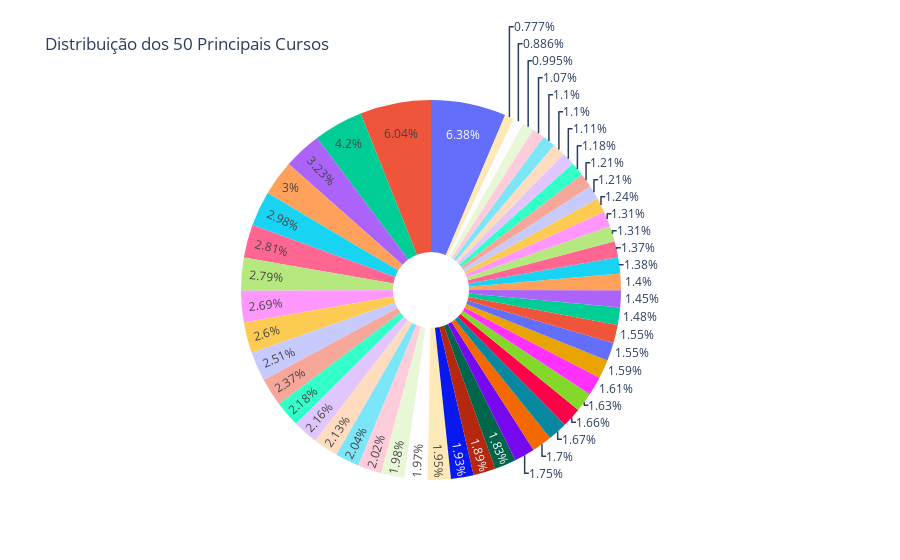

The cell this chart's notebook holds for it:
### Markdown cell above
*4% informática para internet,
1.78% Informática.
Aproximadamente 6% dos 40 principais cursos técnicos do ensino médio, somente no sexo masculino, são da área de informática*

### Code cell
# Filtrar os dados
filtered_data = dataset[dataset['Sexo'].isin(['M', 'F'])]

# Contar a quantidade de alunos por curso
course_counts = filtered_data['Curso'].value_counts()

# Selecionar os 40 primeiros cursos
top_50_courses = course_counts.head(50)

# Criar o gráfico de pizza
fig = px.pie(top_50_courses, values=top_50_courses.values, names=top_50_courses.index, title='Distribuição dos 50 Principais Cursos', hole=0.2)
fig.update_layout(showlegend=False)
fig.show()

### Figure 1 — Plotly figure (JSON) as saved in the notebook; plotly's stock layout.template omitted (floating-point values rounded to 4 significant figures)
{"data": [{"domain": {"x": [0, 1], "y": [0, 1]}, "hole": 0.2, "hovertemplate": "Curso=%{label}<br>value=%{value}<extra></extra>", "labels": ["Técnico em Mecânica", "Técnico em Administração Integrado ao Ensino Médio", "Técnico em Agropecuária Integrado ao Ensino Médio", "Técnico em Eletrotécnica", "Técnico em Administração Integrado", "Técnico em Agropecuária Integrado - Alegre", "Técnico em Química Integrado ao Ensino Médio", "TÉCNICO EM AGROPECUÁRIA", "Técnico em Química", "Técnico em Meio Ambiente Integrado ao Ensino Médio", "Técnico em Informática para Internet Integrado ao Ensino Médio", "Técnico em Administração", "Técnico em Mecânica Integrado ao Ensino Médio", "Curso Técnico em Administração EaD em Rede", "Técnico em Mecânica Integrado", "Técnico em Eletrotécnica Integrado ao Ensino Médio", "TÉCNICO EM AQUICULTURA INTEGRADO", "Técnico em Logística", "TÉCNICO EM PESCA INTEGRADO", "Técnico em Edificações Integrado ao Ensino Médio", "Técnico em Eletrotécnica Integrado", "Técnico em Guia de Turismo Integrado ao Ensino Médio", "Técnico em Agroindústria Integrado", "Técnico Integrado ao Ensino Médio em Logística", "Técnico em Segurança do Trabalho", "Técnico em Automação Industrial Integrado ao Ensino Médio", "Técnico em Metalurgia Integrado ao Ensino Médio", "Técnico em Edificações", "Técnico em Segurança do Trabalho Integrado ao Ensino Médio", "Técnico em Metalurgia", "Técnico  Mineração Integrado", "Técnico em Florestas Integrado", "Técnico em Administração Integrado ao Ensino Médio - Integral", "TÉCNICO EM ZOOTECNIA", "Técnico em Meio Ambiente Integrado", "Técnico em Portos Integrado ao Ensino Médio - Integral", "Técnico em Manutenção de Sistemas Metroferroviários Integrado ao Ensino Médio", "Técnico em Geoprocessamento", "Técnico  Edificações Integrado", "Técnico em Biotecnologia Integrado ao Ensino Médio", "Técnico em Informática - Campus Serra", "Técnico em Eletromecânica Integrado", "Técnico em Automação Industrial - Campus Serra", "Técnico em Informática Integrado", "Técnico em Estradas Integrado ao Ensino Médio", "Técnico em Portos", "Técnico em Multimeios Didáticos", "Técnico em Meio Ambiente Integrado ao Ensino Médio - Matutino", "Técnico em Mecatrônica Integrado ao Ensino Médio", "Técnico em Agricultura Integrado ao Ensino Médio"], "legendgroup": "", "name": "", "showlegend": true, "type": "pie", "values": [821, 777, 540, 416, 386, 383, 362, 359, 346, 335, 323, 305, 281, 278, 274, 262, 260, 255, 254, 251, 248, 243, 236, 225, 219, 215, 214, 210, 207, 205, 200, 199, 191, 186, 180, 178, 176, 169, 168, 159, 156, 155, 152, 143, 141, 141, 137, 128, 114, 100]}], "layout": {"legend": {"tracegroupgap": 0}, "showlegend": false, "title": {"text": "Distribuição dos 50 Principais Cursos"}}}
